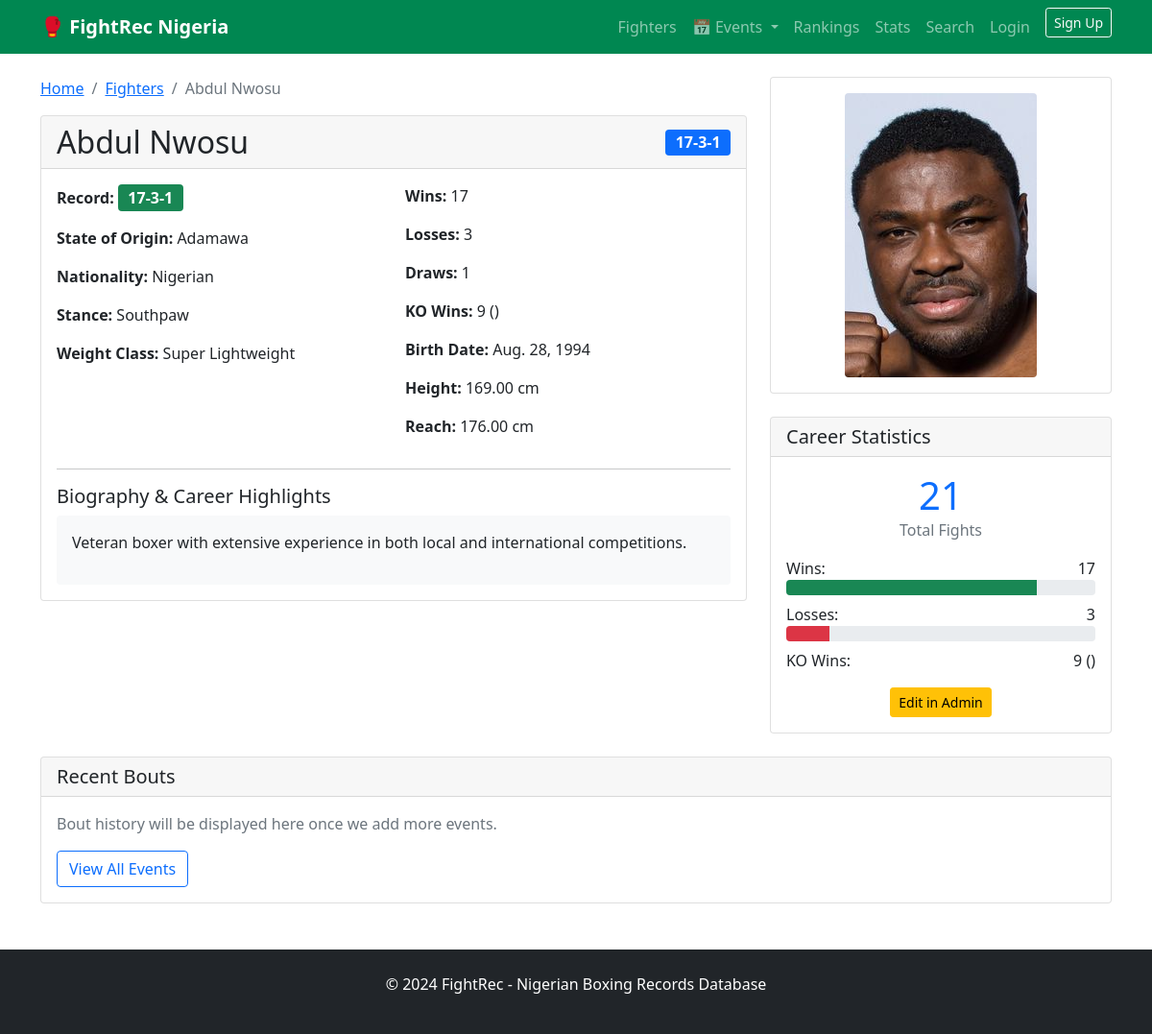
Page /fighters/33/ on the committed database.
### fighters/models.py (models this page shows, shortened)
class Fighter(models.Model):
    STANCE_CHOICES = [
        ('Orthodox', 'Orthodox'),
        ('Southpaw', 'Southpaw'),
    ]
    name = models.CharField(max_length=100)
    birth_date = models.DateField(null=True, blank=True)
    state_of_origin = models.CharField(max_length=50)
    nationality = models.CharField(max_length=50, default='Nigerian')
    height = models.DecimalField(max_digits=5, decimal_places=2, null=True, blank=True, help_text="Height in cm")
    reach = models.DecimalField(max_digits=5, decimal_places=2, null=True, blank=True, help_text="Reach in cm")
    stance = models.CharField(max_length=10, choices=STANCE_CHOICES)
    total_wins = models.IntegerField(default=0)
    total_losses = models.IntegerField(default=0)
    total_draws = models.IntegerField(default=0)
    kos = models.IntegerField(default=0, help_text="Knockout wins")
    biography = models.TextField(blank=True, help_text="Fighter biography and career highlights")
    photo = models.ImageField(upload_to='fighters/photos/', null=True, blank=True, help_text="Fighter profile photo")
    weight_class = models.ForeignKey(WeightClass, on_delete=models.SET_NULL, null=True, blank=True)
    created_at = models.DateTimeField(auto_now_add=True)
    updated_at = models.DateTimeField(auto_now=True)
    @property
    def record(self):
        return f"{self.total_wins}-{self.total_losses}-{self.total_draws}"
    @property
    def knockout_ratio(self):
        total_fights = self.total_wins + self.total_losses + self.total_draws
        if total_fights > 0 and self.kos > 0:
            return f"{(self.kos / total_fights * 100):.1f}%"
        return "0%"
    class Meta:
        ordering = ['name']

class WeightClass(models.Model):
    name = models.CharField(max_length=50)
    weight_limit = models.DecimalField(max_digits=6, decimal_places=2)

### fighters/views.py (the view)
# urls.py: path('fighters/<int:fighter_id>/', views.fighter_detail, name='fighter_detail'),
def fighter_detail(request, fighter_id):
    fighter = get_object_or_404(Fighter, id=fighter_id)
    return render(request, 'fighters/fighter_detail.html', {'fighter': fighter})

### fighters/templates/fighters/fighter_detail.html (shortened to what this page needs)
{% extends 'fighters/base.html' %}
{% block content %}
{% with total_fights=fighter.total_wins|add:fighter.total_losses|add:fighter.total_draws %}
<div class="row">
    <div class="col-md-8">
        <nav aria-label="breadcrumb">
            <ol class="breadcrumb">
                <li class="breadcrumb-item"><a href="{% url 'home' %}">Home</a></li>
                <li class="breadcrumb-item"><a href="{% url 'fighter_list' %}">Fighters</a></li>
                <li class="breadcrumb-item active">{{ fighter.name }}</li>
            </ol>
        </nav>
        <div class="card">
            <div class="card-header d-flex justify-content-between align-items-center">
                <h2 class="mb-0">{{ fighter.name }}</h2>
                <span class="badge bg-primary fs-6">{{ fighter.record }}</span>
            </div>
            <div class="card-body">
                <div class="row">
                    <div class="col-md-6">
                        <p><strong>Record:</strong> <span class="badge bg-success fs-6">{{ fighter.record }}</span></p>
                        <p><strong>State of Origin:</strong> {{ fighter.state_of_origin }}</p>
                        <p><strong>Nationality:</strong> {{ fighter.nationality }}</p>
                        <p><strong>Stance:</strong> {{ fighter.stance }}</p>
                        {% if fighter.weight_class %}
                        <p><strong>Weight Class:</strong> {{ fighter.weight_class.name }}</p>
                        {% endif %}
                    </div>
                    <div class="col-md-6">
                        <p><strong>Wins:</strong> {{ fighter.total_wins }}</p>
                        <p><strong>Losses:</strong> {{ fighter.total_losses }}</p>
                        <p><strong>Draws:</strong> {{ fighter.total_draws }}</p>
                        <p><strong>KO Wins:</strong> {{ fighter.kos }} ({{ fighter.knockout_ratio|default:"0"|floatformat:1 }})</p>
                        {% if fighter.birth_date %}
                        <p><strong>Birth Date:</strong> {{ fighter.birth_date }}</p>
                        {% endif %}
                        {% if fighter.height %}
                        <p><strong>Height:</strong> {{ fighter.height }} cm</p>
                        {% endif %}
                        {% if fighter.reach %}
                        <p><strong>Reach:</strong> {{ fighter.reach }} cm</p>
                        {% endif %}
                    </div>
                </div>
                {% if fighter.biography %}
                <hr>
                <h5>Biography & Career Highlights</h5>
                <div class="bg-light p-3 rounded">
                    {{ fighter.biography|linebreaks }}
                </div>
                {% endif %}
            </div>
        </div>
    </div>
    <div class="col-md-4">
        {% if fighter.photo %}
        <div class="card mb-4">
            <div class="card-body text-center">
                <img src="{{ fighter.photo.url }}" alt="{{ fighter.name }}" class="img-fluid rounded" style="max-height: 300px;">
            </div>
        </div>
        {% endif %}
        <div class="card">
            <div class="card-header">
                <h5 class="mb-0">Career Statistics</h5>
            </div>
            <div class="card-body">
                <div class="text-center mb-3">
                    <div class="display-6 text-primary">{{ total_fights }}</div>
                    <p class="text-muted">Total Fights</p>
                </div>
                {% if fighter.total_wins > 0 %}
                <div class="mb-2">
                    <div class="d-flex justify-content-between">
                        <span>Wins:</span>
                        <span>{{ fighter.total_wins }}</span>
                    </div>
                    <div class="progress mb-1">
                        <div class="progress-bar bg-success" style="width: {% widthratio fighter.total_wins total_fights 100 %}%"></div>
                    </div>
                </div>
                {% endif %}
                {% if fighter.total_losses > 0 %}
                <div class="mb-2">
                    <div class="d-flex justify-content-between">
                        <span>Losses:</span>
                        <span>{{ fighter.total_losses }}</span>
                    </div>
                    <div class="progress mb-1">
                        <div class="progress-bar bg-danger" style="width: {% widthratio fighter.total_losses total_fights 100 %}%"></div>
                    </div>
                </div>
                {% endif %}
                {% if fighter.kos > 0 %}
                <div class="mb-2">
                    <div class="d-flex justify-content-between">
                        <span>KO Wins:</span>
                        <span>{{ fighter.kos }} ({{ fighter.knockout_ratio|default:"0"|floatformat:1 }})</span>
                    </div>
                </div>
                {% endif %}
                <div class="text-center mt-3">
                    <a href="/admin/fighters/fighter/{{ fighter.id }}/change/" class="btn btn-warning btn-sm">Edit in Admin</a>
                </div>
            </div>
        </div>
    </div>
</div>
{% endwith %}
<div class="row mt-4">
    <div class="col-12">
        <div class="card">
            <div class="card-header">
                <h5 class="mb-0">Recent Bouts</h5>
            </div>
            <div class="card-body">
                <p class="text-muted">Bout history will be displayed here once we add more events.</p>
                <a href="{% url 'event_list' %}" class="btn btn-outline-primary">View All Events</a>
            </div>
        </div>
    </div>
</div>
{% endblock %}

### rows in the picture
Fighter: name "Abdul Nwosu", record "17-3-1", state_of_origin "Adamawa", nationality "Nigerian", stance "Southpaw", weight_class.name "Super Lightweight", total_wins "17", total_losses "3", total_draws "1", kos "9", birth_date "Aug. 28, 1994", height "169.00", reach "176.00", biography "Veteran boxer with extensive experience in both local and international competitions.", photo (picture)

### other values in the picture
{{ total_fights }} "21"
